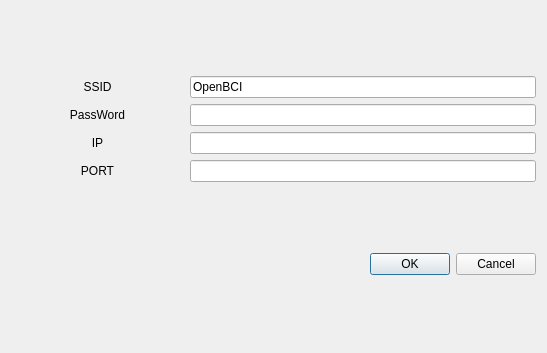
<?xml version="1.0" encoding="UTF-8"?>
<ui version="4.0">
 <class>WifiSet</class>
 <widget class="QDialog" name="WifiSet">
  <property name="geometry">
   <rect>
    <x>0</x>
    <y>0</y>
    <width>547</width>
    <height>353</height>
   </rect>
  </property>
  <property name="windowTitle">
   <string>Dialog</string>
  </property>
  <layout class="QVBoxLayout" name="verticalLayout">
   <item>
    <layout class="QGridLayout" name="gridLayout" columnstretch="1,2">
     <item row="2" column="0">
      <widget class="QLabel" name="label_2">
       <property name="text">
        <string>IP</string>
       </property>
       <property name="alignment">
        <set>Qt::AlignCenter</set>
       </property>
      </widget>
     </item>
     <item row="3" column="0">
      <widget class="QLabel" name="label_3">
       <property name="text">
        <string>PORT</string>
       </property>
       <property name="alignment">
        <set>Qt::AlignCenter</set>
       </property>
      </widget>
     </item>
     <item row="0" column="1">
      <widget class="QLineEdit" name="ssid_lineEdit">
       <property name="text">
        <string>OpenBCI</string>
       </property>
      </widget>
     </item>
     <item row="3" column="1">
      <widget class="QLineEdit" name="port_lineEdit"/>
     </item>
     <item row="2" column="1">
      <widget class="QLineEdit" name="ip_lineEdit"/>
     </item>
     <item row="0" column="0">
      <widget class="QLabel" name="label">
       <property name="focusPolicy">
        <enum>Qt::NoFocus</enum>
       </property>
       <property name="text">
        <string>SSID</string>
       </property>
       <property name="textFormat">
        <enum>Qt::AutoText</enum>
       </property>
       <property name="alignment">
        <set>Qt::AlignCenter</set>
       </property>
      </widget>
     </item>
     <item row="1" column="0">
      <widget class="QLabel" name="label_4">
       <property name="text">
        <string>PassWord</string>
       </property>
       <property name="alignment">
        <set>Qt::AlignCenter</set>
       </property>
      </widget>
     </item>
     <item row="1" column="1">
      <widget class="QLineEdit" name="password_lineEdit"/>
     </item>
    </layout>
   </item>
   <item>
    <widget class="QDialogButtonBox" name="buttonBox">
     <property name="orientation">
      <enum>Qt::Horizontal</enum>
     </property>
     <property name="standardButtons">
      <set>QDialogButtonBox::Cancel|QDialogButtonBox::Ok</set>
     </property>
    </widget>
   </item>
  </layout>
 </widget>
 <resources/>
 <connections>
  <connection>
   <sender>buttonBox</sender>
   <signal>accepted()</signal>
   <receiver>WifiSet</receiver>
   <slot>accept()</slot>
   <hints>
    <hint type="sourcelabel">
     <x>229</x>
     <y>328</y>
    </hint>
    <hint type="destinationlabel">
     <x>157</x>
     <y>274</y>
    </hint>
   </hints>
  </connection>
  <connection>
   <sender>buttonBox</sender>
   <signal>rejected()</signal>
   <receiver>WifiSet</receiver>
   <slot>reject()</slot>
   <hints>
    <hint type="sourcelabel">
     <x>297</x>
     <y>334</y>
    </hint>
    <hint type="destinationlabel">
     <x>286</x>
     <y>274</y>
    </hint>
   </hints>
  </connection>
 </connections>
</ui>
